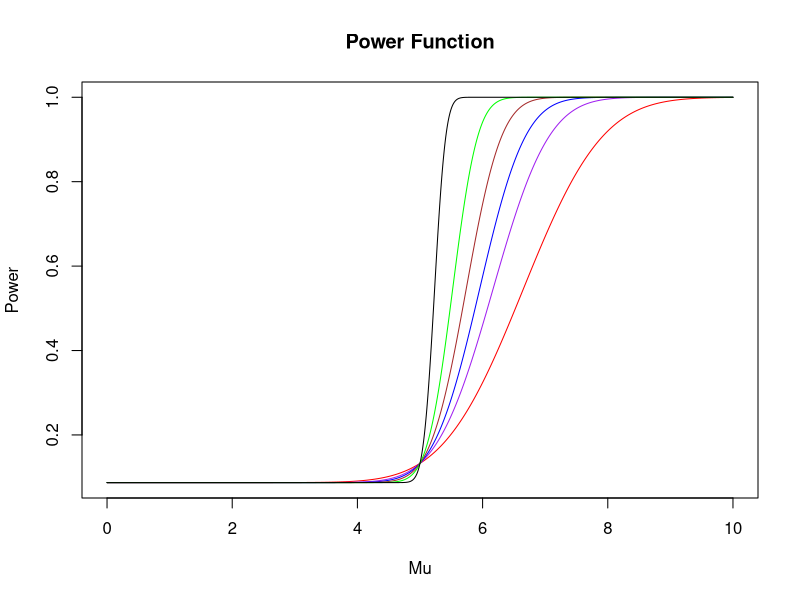
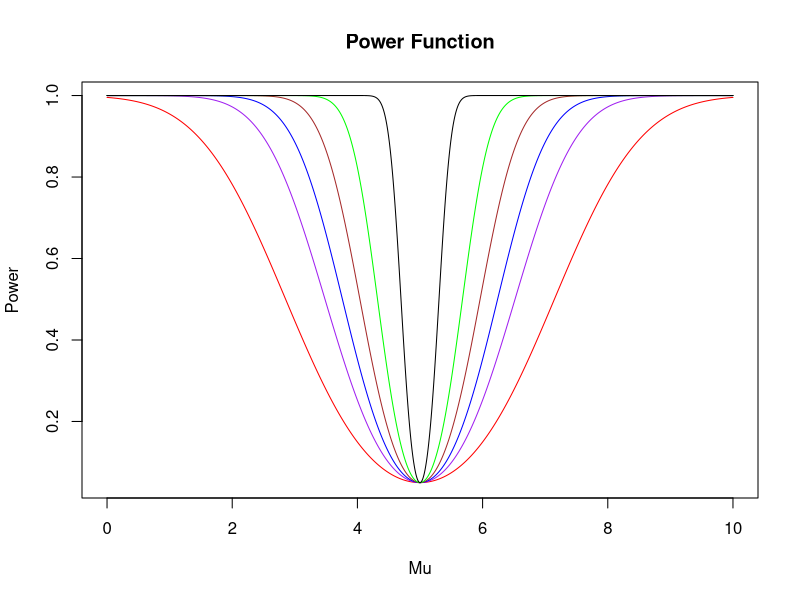
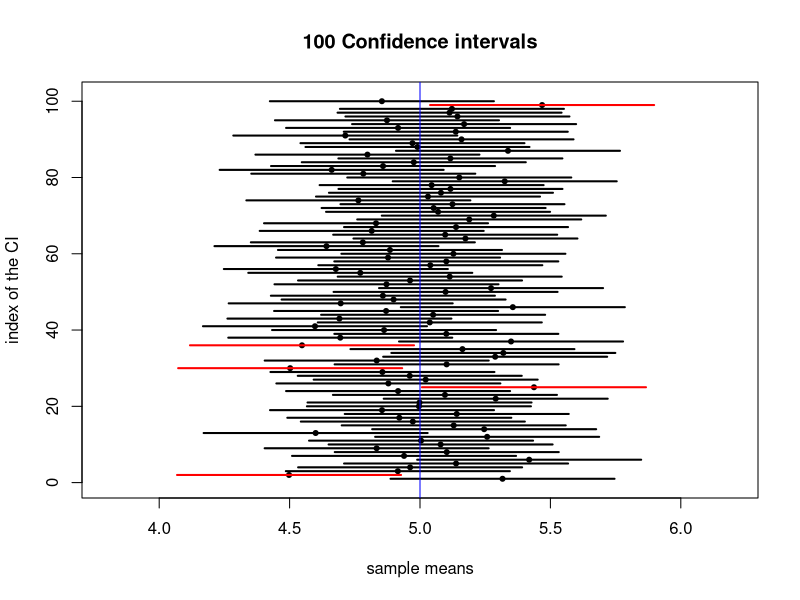
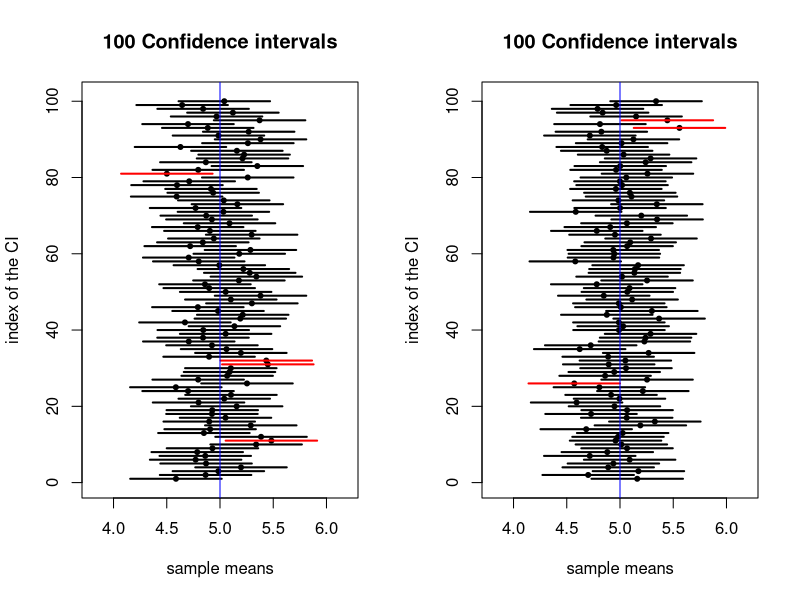
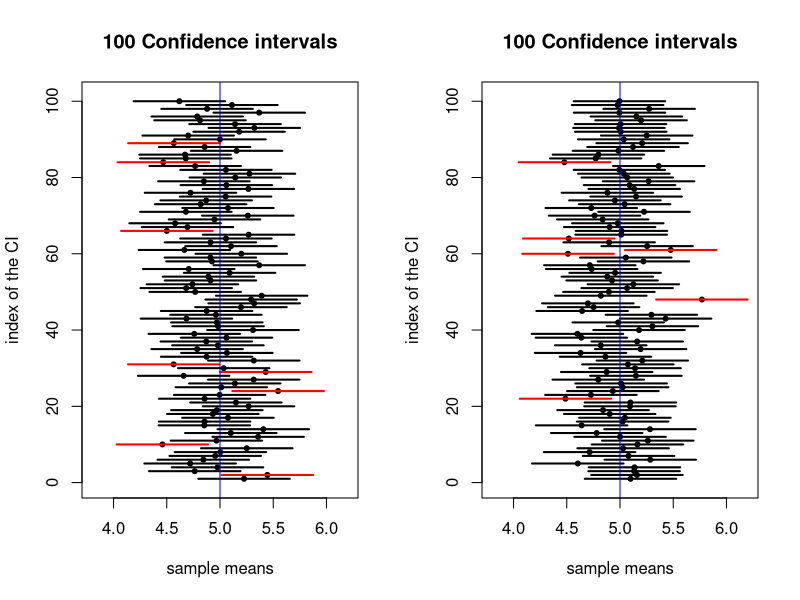
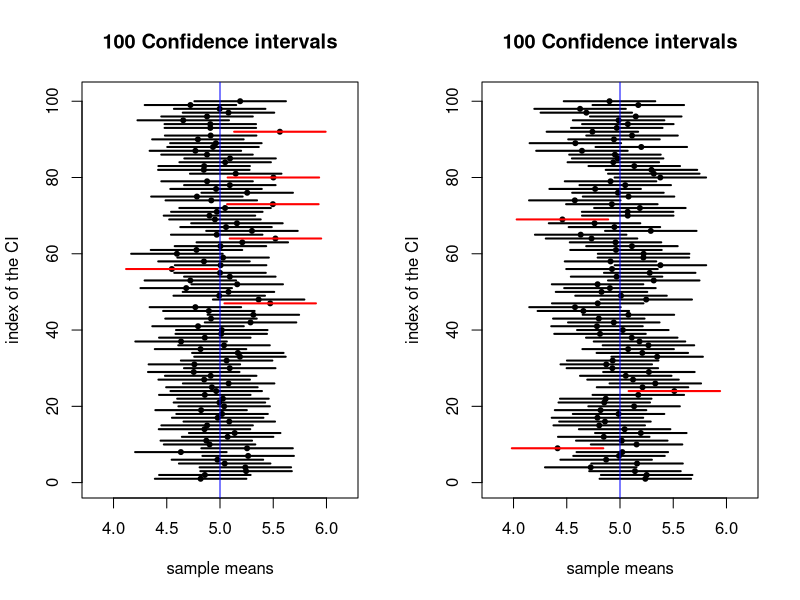
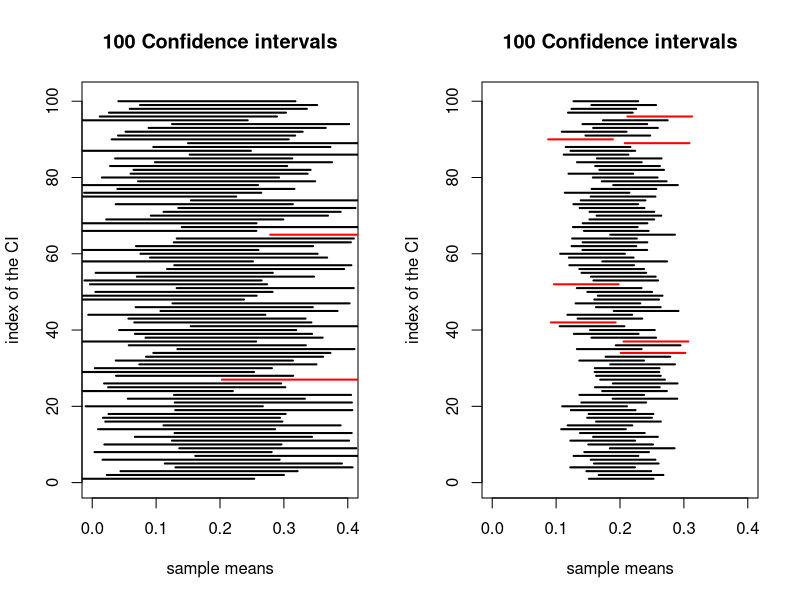
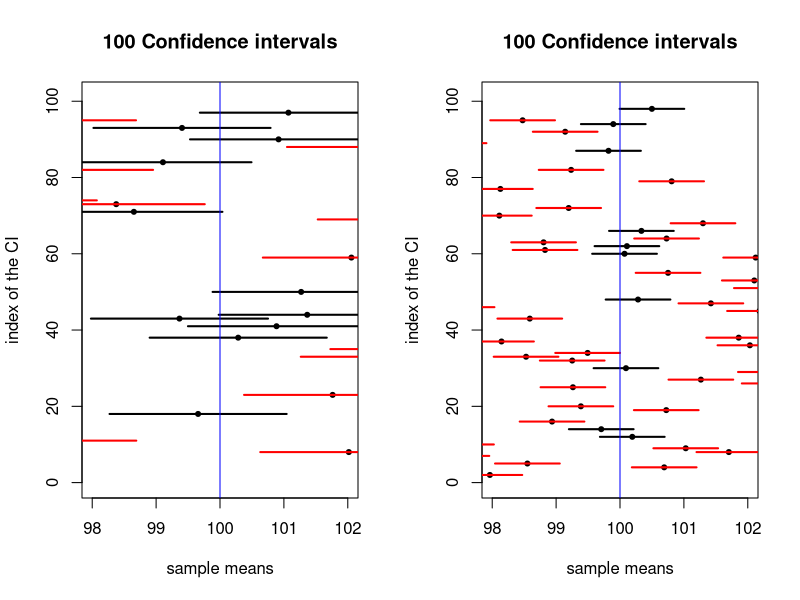

Source code (R) for these figures, in order: (Note: this script raises an error after producing the figures.)
## ---- chunk 1
power_1 <- function(n, x){
  sigma = sqrt(1.2)
  mu_0 <- 5
  alpha <- 0.05
  zalpha <- qnorm(p=alpha, lower.tail=FALSE)
  return (1 - pnorm(zalpha + sqrt(n)*(mu_0 - x))*1/sigma)
}
## ---- chunk 2
x <-seq(from = 0, to = 10, length.out = 10000)
plot(x, power_1(1,x), type="l", col="red", xlab="Mu", ylab="Power", 
     main="Power Function")
lines(x, power_1(2,x), col="purple")
lines(x, power_1(3,x), col="blue")
lines(x, power_1(5,x), col="brown")
lines(x, power_1(10,x), col="green")
lines(x, power_1(50,x), col="black")
## ---- chunk 3
power_2 <- function(n, x){
  sigma = sqrt(1.2)
  mu_0 <- 5
  alpha <- 0.05
  zalpha2 <- qnorm(p=alpha/2, lower.tail=FALSE) 
  pos <- pnorm(zalpha2 + sqrt(n)*(mu_0 - x)*(1/sigma))
  neg <- pnorm(-zalpha2 + sqrt(n)*(mu_0 - x)*(1/sigma))
  return (1-pos+neg)
}
## ---- chunk 4
x <-seq(from = 0, to = 10, length.out = 10000)
plot(x, power_2(1,x), type="l", col="red", xlab="Mu", ylab="Power", 
     main="Power Function")
lines(x, power_2(2,x), col="purple")
lines(x, power_2(3,x), col="blue")
lines(x, power_2(5,x), col="brown")
lines(x, power_2(10,x), col="green")
lines(x, power_2(50,x), col="black")
## ---- chunk 5
library(dplyr)
## ---- chunk 6
CI_Exp_Lambda <- function(n){
  xbar = mean(rexp(n, 5))
  left = (qchisq(p=1-.05/2, df=2*n, lower.tail=TRUE))/(2*n*xbar)
  right = (qchisq(p=.05/2, df=2*n, lower.tail=TRUE))/(2*n*xbar)
  return(c(left, right))
}
## ---- chunk 7
CI_Normal_Mu <- function(n){
  xbar = mean(rnorm(n, mean=10, sd=2))
  left = xbar - qnorm(p=.05/2)*2/sqrt(n)
  right = xbar + qnorm(p=.05/2)*2/sqrt(n)
  return(c(left, right))
}

## ---- chunk 8
margin_error_95 <- function(sample_vals, sig){
    n <- length(sample_vals)
    mar_err <- 1.96*(sig/sqrt(n))
}
## ---- chunk 9
mean_inside_CI <- function(samp, pop_mu, pop_sig){
    upper <- mean(samp) + margin_error_95(samp, pop_sig)
    lower <- mean(samp) - margin_error_95(samp, pop_sig)
    return(between(pop_mu, lower, upper))
}
## ---- chunk 10
 set.seed(2022)
 B <- 100000
 n <- 50
 CI_95_exp <- replicate(B,{
  samp <- rexp(n,4)
  mean_inside_CI(samp, pop_mu = 1/4 , pop_sig = 1/4)
  }) 
                            
 print(mean(CI_95_exp)) #calculate mean CI_95_exp to get empirical expected values

## ---- chunk 11
margin_error_95_2 <- function(sample_vals){
    n <- length(sample_vals)
    xbar <- mean(sample_vals)
    mar_err <- 1.96*(1/(xbar*sqrt(n)))
}
## ---- chunk 12
lambda_inside_CI <- function(samp, pop_lambda){
    upper <- 1/mean(samp) + margin_error_95_2(samp)
    lower <- 1/mean(samp) - margin_error_95_2(samp)
    return(between(pop_lambda, lower, upper))
}
## ---- chunk 13
set.seed(2020)
n <- 50
B <- 100000
CI_95_lambda <- replicate(B, {
    samp <- rexp(n,rate=4)
    lambda_inside_CI(samp, 4)
    })

print(mean(CI_95_lambda))
## ---- chunk 14
mu2_me_95 <- function(sample_vals, sig){
    n <- length(sample_vals)
    xbar <- mean(sample_vals)
    mar_err <- 1.96*(2*sig*xbar/sqrt(n))
}
## ---- chunk 15
meansq_inside_CI <- function(samp, pop_mu, pop_sig){
    upper <- mean(samp)^2 + mu2_me_95(samp, pop_sig)
    lower <- mean(samp)^2 - mu2_me_95(samp, pop_sig)
    return(between(pop_mu^2, lower, upper))
}
## ---- chunk 16
set.seed(2020)
n <- 50
B <- 100000
CI_95_meansq <- replicate(B, {
    samp <- rnorm(n,mean=10,sd=4)
    meansq_inside_CI(samp, pop_mu = 10, pop_sig = 4)
    })

print(mean(CI_95_meansq))
## ---- chunk 17
CI_95 <- function(samp, sig){
  z <- qnorm(0.025, lower.tail = FALSE)
  upper <- mean(samp) + z*sig/sqrt(length(samp))
  lower <- mean(samp) - z*sig/sqrt(length(samp))
  return(c(lower, upper))
}
## ---- chunk 18
plot_CI_95 <- function(seed){
  B <- 100
  n <- 30
  mu <- 5
  sig <- 1.2
  set.seed(seed)
  #extract upper bound of CI's
  x_1 <- replicate(B,
                         {samp <- rnorm(n, mean = mu, sd = sig )
                         max(CI_95(samp, sig))
                         }
                         )
  #extract lower bound of CI's
  set.seed(seed)
  x_0 <- replicate(B,
                         {samp <- rnorm(n, mean = mu, sd = sig )
                         min(CI_95(samp, sig))
                         }
                         )
  set.seed(seed)
  means <- replicate(B, mean(rnorm(n, mean = mu, sd = sig)))
 
  plot(means, 1:B, 
       pch = 20,
      xlim = c(mu - sig, mu + sig), 
      ylim = c(0,B+1),
      xlab = "sample means",
      ylab = "index of the CI",
      main = paste(B, "Confidence intervals"))
  for (i in 1:B){
  if(between(mu, x_0[i], x_1[i])){
  segments(x_0[i], i, x_1[i], i, lwd = 2) #plot CI's that contain the mean in black
    }
  else
    {
    segments(x_0[i], i, x_1[i], i, col = "red", lwd = 2) #plot CI's that don't contain the mean in red
    }
    }
abline(v=mu, col = "blue") #plot a vertical line at the population mean
}

plot_CI_95(402)
## ---- chunk 19
 seeds <- c(10, 80, 15, 1, 1000, 8918) #choose six different seed values
 par(mfrow = c(1,2))
 for (i in seeds){
   plot_CI_95(i)
 }
   
## ---- chunk 20
my_CI_95 <- function(samp, sig){
  z <- qnorm(0.025, lower.tail = FALSE)
  upper <- mean(samp) + z*sig/sqrt(length(samp))
  lower <- mean(samp) - z*sig/sqrt(length(samp))
  return(c(lower, upper))
}
my_plot_CI_95 <- function(seed, n){
  B <- 100
  n <- n
  mu <- 1/5
  sig <- 1/5
  set.seed(seed)
  #extract upper bound of CI's
  x_1 <- replicate(B,
                         {samp <- rexp(n, 1/mu)
                         max(my_CI_95(samp, sig))
                         }
                         )
  #extract lower bound of CI's
  set.seed(seed)
  x_0 <- replicate(B,
                         {samp <- rexp(n, 1/mu)
                         min(my_CI_95(samp, sig))
                         }
                         )
  set.seed(seed)
  means <- replicate(B, mean(rexp(n, mu)))
 
  plot(means, 1:B, 
       pch = 20,
      xlim = c(mu - sig, mu + sig), 
      ylim = c(0,B+1),
      xlab = "sample means",
      ylab = "index of the CI",
      main = paste(B, "Confidence intervals"))
  for (i in 1:B){
  if(between(mu, x_0[i], x_1[i])){
  segments(x_0[i], i, x_1[i], i, lwd = 2) #plot CI's that contain the mean in black
    }
  else
    {
    segments(x_0[i], i, x_1[i], i, col = "red", lwd = 2) #plot CI's that don't contain the mean in red
    }
    }
abline(v=1/mu, col = "blue") #plot a vertical line at the population mean
}

my_plot_CI_95(402, 8)
my_plot_CI_95(402, 60)

## ---- chunk 21
my_CI_95 <- function(samp, sig){
  z <- qnorm(0.025, lower.tail = FALSE)
  upper <- (mean(samp))^2 + z*sig/sqrt(length(samp))
  lower <- (mean(samp))^2 - z*sig/sqrt(length(samp))
  return(c(lower, upper))
}
my_plot_CI_95 <- function(seed, n){
  B <- 100
  n <- n
  mu <- 10
  sig <- 2
  set.seed(seed)
  #extract upper bound of CI's
  x_1 <- replicate(B,
                         {samp <- rnorm(n, mu, sig)
                         max(my_CI_95(samp, sig))
                         }
                         )
  #extract lower bound of CI's
  set.seed(seed)
  x_0 <- replicate(B,
                         {samp <- rnorm(n, mu, sig)
                         min(my_CI_95(samp, sig))
                         }
                         )
  set.seed(seed)
  means <- replicate(B, (mean(rnorm(n, mu, sig))))
 
  plot(means^2, 1:B, 
       pch = 20,
      xlim = c(mu^2 - sig, mu^2 + sig), 
      ylim = c(0,B+1),
      xlab = "sample means",
      ylab = "index of the CI",
      main = paste(B, "Confidence intervals"))
  for (i in 1:B){
  if(between(mu^2, x_0[i], x_1[i])){
  segments(x_0[i], i, x_1[i], i, lwd = 2) #plot CI's that contain the mean in black
    }
  else
    {
    segments(x_0[i], i, x_1[i], i, col = "red", lwd = 2) #plot CI's that don't contain the mean in red
    }
    }
abline(v=mu^2, col = "blue") #plot a vertical line at the population mean
}

my_plot_CI_95(402, 8)
my_plot_CI_95(402, 60)

## ---- chunk 22
alpha <- 3
beta <- 5
sig <- sqrt(1.6)

x_fixed <- round(seq(3, 8, length.out = 15), 2)
Y <- function(alpha=3, beta=5, sig = sqrt(4)){
  y <- c()
  for(x in x_fixed){
    y<- c(y, alpha + beta*x+ rnorm(1,mean = 0,sd = sig))
  }
  return(y)
}

y_vals <- Y()
true_line <- 3+5*x_fixed

#plot(x_fixed, y_vals)
## ---- chunk 23
 
 b_hat <- function(x,y){
   x_bar = mean(x)
   y_bar = mean(y)
   x_diff = x-x_bar
   y_diff = y-y_bar
   return (sum(x_diff*y_diff)/sum(x_diff^2))
 }
 
 a_hat <- function(x,y){
   #using formula derived in class: alpha_mle = Y_bar - B_hat * x_bar
   return (mean(y)-b_hat(x,y)*mean(x))
 }
 v_hat <- function(y){
   y_diff = y-y_bar
   n = length(y)
   return (1/n)*sum(y_diff^2)
 }

Y_hat <- function(x, y){
  #epsilon = rnorm(1,0,v_hat(samp))
  return (a_hat(x,y) + b_hat(x,y)*x)#+epsilon
}
## ---- chunk 24
x_fixed <- seq(5, 10, length.out = 15)
true_line <- 3+5*x_fixed

#y <- Y_hat(alpha = 3, beta = 5, sig =5)
y_hat <- Y_hat(x_fixed,y)

#plot(x_fixed, y)
#lines(x_fixed, true_line, col='red')
#lines(x_fixed, y_hat, col = 'purple')

plot(x_fixed, true_line, type = 'l', col = "red")
a_hats <- c()
for (i in seq(1,50)){
  y <- Y(alpha = 3, beta = 5, sig = 1.6)
  y_hat <-Y_hat(x_fixed,y)
  lines(x_fixed,y_hat)
  a_hats <- c(a_hats, a_hat(x_fixed,y))
}
lines(x_fixed, true_line, type = 'l', col = "red", lwd = 2.0)
## ---- chunk 25
a_hats <- c()
for (i in seq(1,500)){
  y <- Y(alpha = 3, beta = 5, sig = 1.6)
  a_hats <- c(a_hats, a_hat(x_fixed,y))
}
hist(a_hats)
